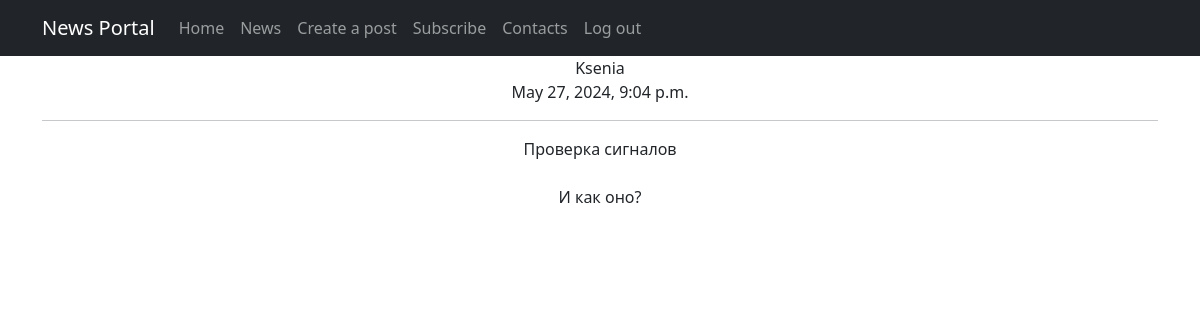
Page /news/post/17/ on the committed database.
### news/models.py (models this page shows, shortened)
class Post(models.Model):
    author = models.ForeignKey(Author, on_delete=models.PROTECT)  # Чтобы с удалением автора не удалялись его статьи
    news_post = 'NE'
    article = 'AR'
    POST_TYPES = [
        (news_post, 'Новость'),
        (article, 'Статья')
    ]
    class Meta:
        verbose_name = 'Пост'
        verbose_name_plural = 'Посты'
    post_type = models.CharField(max_length=2, choices=POST_TYPES, default=news_post)
    post_created = models.DateTimeField(auto_now_add=True) # Автоматическое добавление даты создания
    category_names = models.ManyToManyField(Category, through='PostCategory')
    post_title = models.CharField(max_length=256)
    post_text = models.TextField()
    post_rating = models.IntegerField(default=0)
    template_name = 'NewsPaper/news/templates/news/post_detail.html'

class Author(models.Model):
    author_user = models.OneToOneField(User, on_delete=models.CASCADE)
    author_rating = models.DecimalField(default=0, decimal_places=2, max_digits=5)  # 2 знака после запятой
    def __str__(self):
        return f'{self.author_user}'
    class Meta:
        verbose_name = 'Автор'
        verbose_name_plural = 'Авторы'

### news/views.py (the view)
# urls.py: path('post/<int:pk>/', PostDetail.as_view()), # cтало так
class PostDetail(DetailView): #принимает только 1 объект
    model = Post
    context_object_name = 'Post'

### news/templates/news/post_detail.html (shortened to what this page needs)
{% extends 'flatpages/default.html' %}
{% block title %}
{{ Post.author}} <br>
{{ Post.post_created}} <br>
<hr>
{% endblock title %}
{% block content %}
{{ Post.post_title }} <br>
<br>
{{ Post.post_text }}
{% endblock content %}

### rows in the picture
Post: author "Ksenia", post_created "May 27, 2024, 9:04 p.m.", post_title "Проверка сигналов", post_text "И как оно?"
